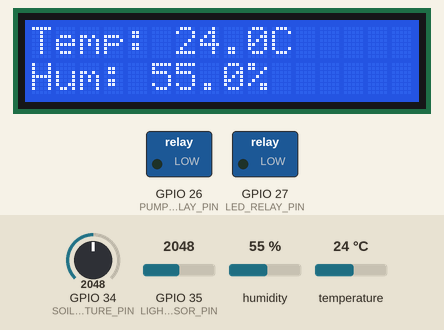
A sketch run on a simulated ESP32. On the bench: 16×2 character LCD, switched loads named in the sketch (green lamp = pin HIGH). The inputs (shaded band) are chosen by the test bench; at power-on: GPIO 34 (SOIL_MOISTURE_PIN) = 2048, GPIO 35 (LIGHT_SENSOR_PIN) = 2048, humidity 55 %, temperature 24 °C. What the sketch prints to the serial monitor is not drawn.

Above: at 4.3 s.
4.4 s: GPIO 34 (SOIL_MOISTURE_PIN) set to 1292
At 7.9 s:
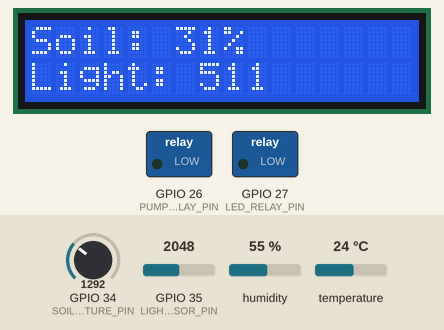
12.6 s: GPIO 34 (SOIL_MOISTURE_PIN) set to 1196
At 13.9 s:
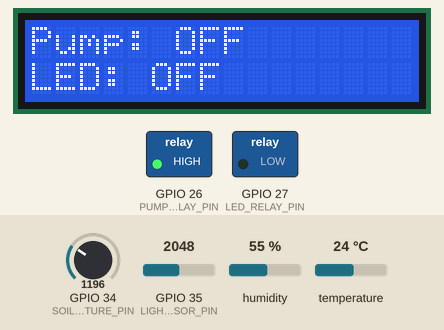
21.2 s: GPIO 35 (LIGHT_SENSOR_PIN) set to 3252
24.6 s: GPIO 35 (LIGHT_SENSOR_PIN) set to 3337
At 26.4 s:
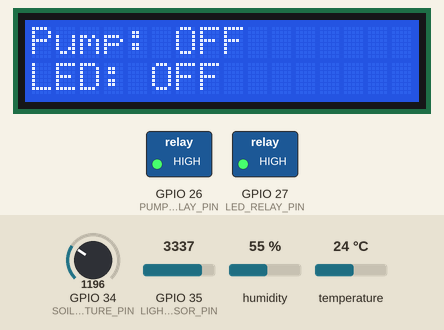
33.2 s: humidity set to 22 %
At 41.6 s:
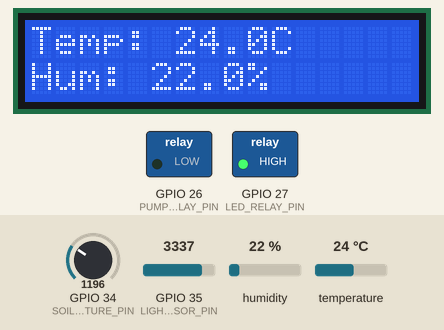
41.8 s: GPIO 35 (LIGHT_SENSOR_PIN) set to 2960
At 48.2 s:
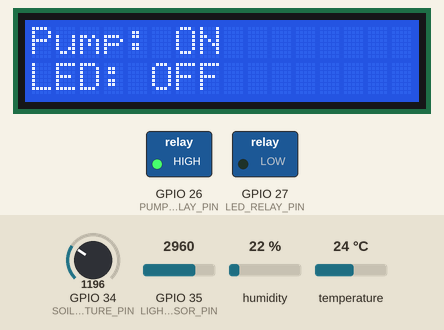
Timing chart, 0 to 49.7 s (numbered marks = the images above; inputs shaded):
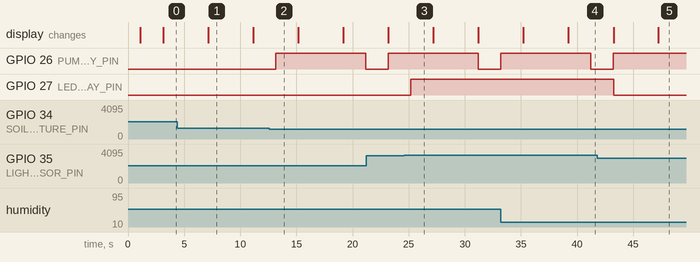

Measured:
- the behaviour switches between 1229 and 1228 on GPIO 34 (SOIL_MOISTURE_PIN) (found by bisection; images 1 and 2)
- the behaviour switches between 3294 and 3295 on GPIO 35 (LIGHT_SENSOR_PIN) (found by bisection; images 2 and 3)
- after the input at 12.6 s, GPIO 26 (PUMP_RELAY_PIN): LOW → HIGH after 0.54 s, → LOW 8.0 s later
- after the input at 24.6 s, GPIO 27 (LED_RELAY_PIN): LOW → HIGH after 0.57 s
- after the input at 41.8 s, GPIO 27 (LED_RELAY_PIN): HIGH → LOW after 1.4 s
- what the display in image 1 shows lasts 4.0 s, from 7.1 s to 11.1 s

The sketch:

sketch.ino
```cpp
// WOKWI VERSION (No Firebase) * -

#include <DHT.h>
#include <Wire.h>
#include <LiquidCrystal_I2C.h>


// DHT Sensor
#define DHT_PIN 4
#define DHT_TYPE DHT22

// Cảm biến độ ẩm đất( joystick trục y)
#define SOIL_MOISTURE_PIN 34

// Light Sensor (LDR)
#define LIGHT_SENSOR_PIN 35

// Relay Controls
#define PUMP_RELAY_PIN 26
#define LED_RELAY_PIN 27

// Điều kiện ánh sáng, độ ẩm
#define SOIL_MOISTURE_THRESHOLD 30
#define LIGHT_THRESHOLD 200
#define PUMP_DURATION 7000

// Thời gian đọc sensor
#define SENSOR_READ_INTERVAL 2000


DHT dht(DHT_PIN, DHT_TYPE);
LiquidCrystal_I2C lcd(0x27, 16, 2);
// Global Variables
bool autoMode = true;
bool pumpState = false;
bool ledState = false;
unsigned long lastSensorRead = 0;
unsigned long pumpStartTime = 0;
bool pumpTimerActive = false;


float temperature = 0;
float humidity = 0;
int soilMoisture = 0;
int lightLevel = 0;


// Control Pump
void controlPump(bool state) {
  pumpState = state;
  digitalWrite(PUMP_RELAY_PIN, state ? HIGH : LOW);
  Serial.printf(" Pump: %s\n", state ? "ON" : "OFF");
}

// Control LED
void controlLED(bool state) {
  ledState = state;
  digitalWrite(LED_RELAY_PIN, state ? HIGH : LOW);
  Serial.printf("LED: %s\n", state ? "ON" : "OFF");
}


// Read Sensors

void readSensors() {
  // Read DHT
  temperature = dht.readTemperature();
  humidity = dht.readHumidity();

  // Read Soil Moisture (convert ADC to percentage)
  int rawSoil = analogRead(SOIL_MOISTURE_PIN);
  soilMoisture = map(rawSoil, 0, 4095, 0, 100);
  soilMoisture = constrain(soilMoisture, 0, 100);

  // Read Light Sensor
  int rawLight = analogRead(LIGHT_SENSOR_PIN);
  lightLevel = map(rawLight, 4095, 0, 0, 1023);

  // Print to Serial
  Serial.println("\n--- Sensor Readings ---");
  Serial.printf("Temperature: %.1f°C\n", temperature);
  Serial.printf("Humidity: %.1f%%\n", humidity);
  Serial.printf("Soil Moisture: %d%%\n", soilMoisture);
  Serial.printf("Light Level: %d\n", lightLevel);
  Serial.println("----------------------");
}


// Update LCD

void updateLCD() {
  static unsigned long lastUpdate = 0;
  static int displayMode = 0;

  if (millis() - lastUpdate > 3000) {
    lastUpdate = millis();
    lcd.clear();

    switch (displayMode) {
      case 0:
        lcd.setCursor(0, 0);
        lcd.printf("Temp: %.1fC", temperature);
        lcd.setCursor(0, 1);
        lcd.printf("Hum: %.1f%%", humidity);
        break;

      case 1:
        lcd.setCursor(0, 0);
        lcd.printf("Soil: %d%%", soilMoisture);
        lcd.setCursor(0, 1);
        lcd.printf("Light: %d", lightLevel);
        break;

      case 2:
        lcd.setCursor(0, 0);
        lcd.printf("Pump: %s", pumpState ? "ON " : "OFF");
        lcd.setCursor(0, 1);
        lcd.printf("LED: %s", ledState ? "ON " : "OFF");
        break;
    }

    displayMode = (displayMode + 1) % 3;
  }
}

// Auto Control Logic

void autoControl() {
  if (!autoMode) {
    return;
  }

  // Auto irrigation
  if (soilMoisture < SOIL_MOISTURE_THRESHOLD && !pumpState) {
    Serial.println("Soil too dry! Starting irrigation...");
    controlPump(true);
    pumpStartTime = millis();
    pumpTimerActive = true;
  }

  // Stop pump after duration
  if (pumpTimerActive && (millis() - pumpStartTime > PUMP_DURATION)) {
    Serial.println("Irrigation complete");
    controlPump(false);
    pumpTimerActive = false;
  }

  // Auto lighting
  if (lightLevel < LIGHT_THRESHOLD) {
    if (!ledState) {
      Serial.println("Low light! Turning on LED...");
      controlLED(true);
    }
  } else {
    if (ledState) {
      Serial.println("Sufficient light! Turning off LED...");
      controlLED(false);
    }
  }
}


// Setup
void setup() {
  Serial.begin(115200);
  delay(1000);

  Serial.println("\n\n========================================");
  Serial.println("  Smart Irrigation System - WOKWI");
  Serial.println("========================================\n");

  // Initialize
  dht.begin();
  Serial.println("DHT sensor initialized");


  lcd.init();
  lcd.backlight();
  lcd.clear();
  lcd.setCursor(0, 0);
  lcd.print("Smart Irrigation");
  lcd.setCursor(0, 1);
  lcd.print("Initializing...");
  Serial.println("LCD initialized");


  pinMode(PUMP_RELAY_PIN, OUTPUT);
  pinMode(LED_RELAY_PIN, OUTPUT);
  digitalWrite(PUMP_RELAY_PIN, LOW);
  digitalWrite(LED_RELAY_PIN, LOW);
  Serial.println("Relays initialized");
  pinMode(SOIL_MOISTURE_PIN, INPUT);
  pinMode(LIGHT_SENSOR_PIN, INPUT);
  Serial.println("Sensors initialized");

  delay(2000);
  Serial.println("System ready!\n");
}


// Main Loop

void loop() {
  unsigned long currentTime = millis();

  // Read sensors periodically
  if (currentTime - lastSensorRead >= SENSOR_READ_INTERVAL) {
    lastSensorRead = currentTime;

    readSensors();
    updateLCD();
    autoControl();
  }

  delay(10);
}
```
